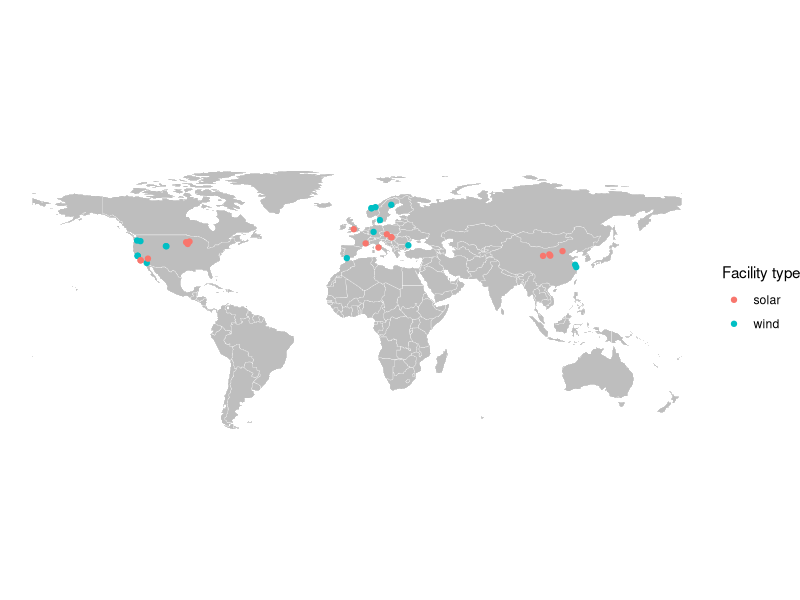
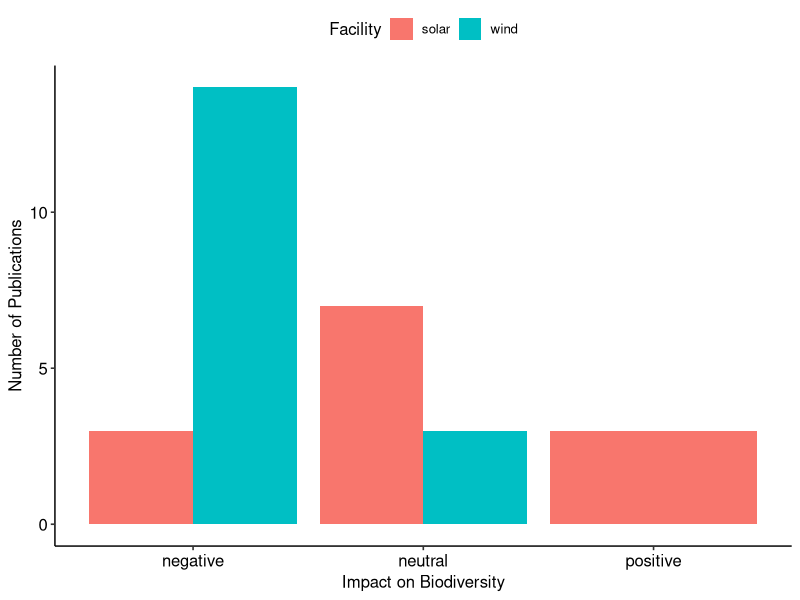
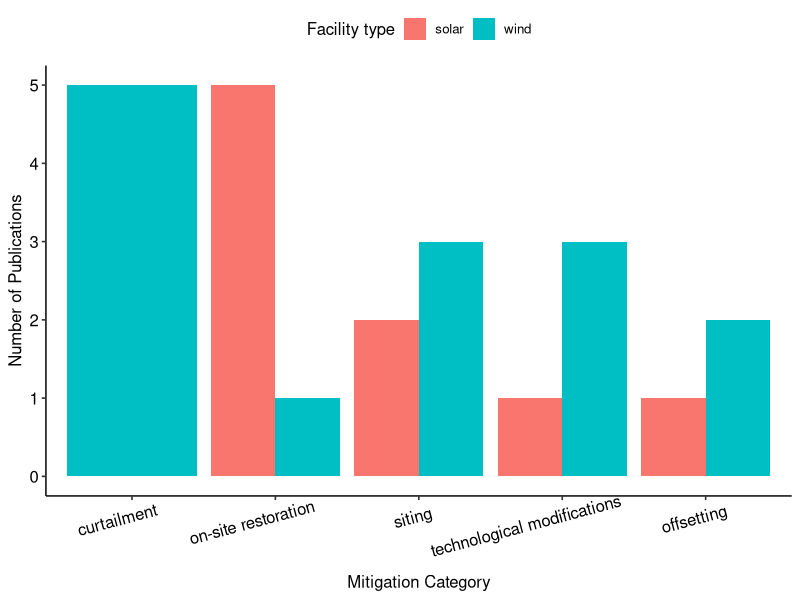
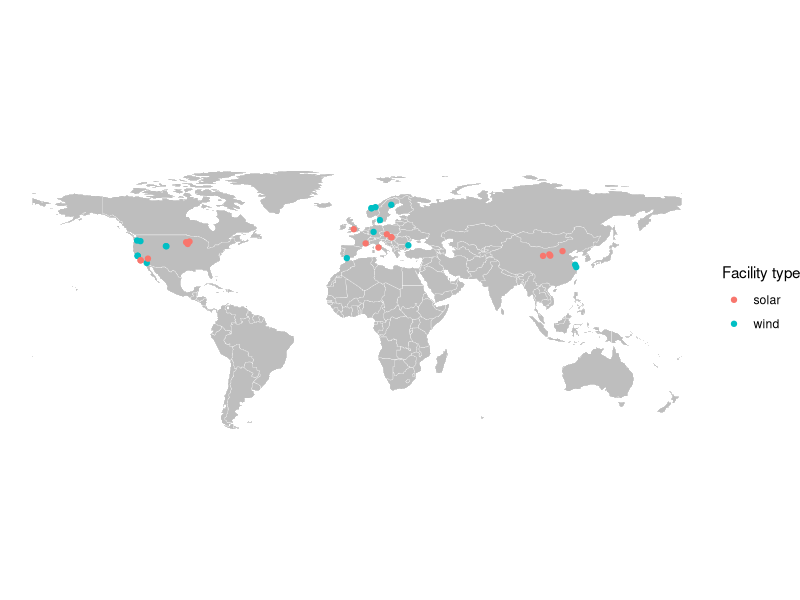
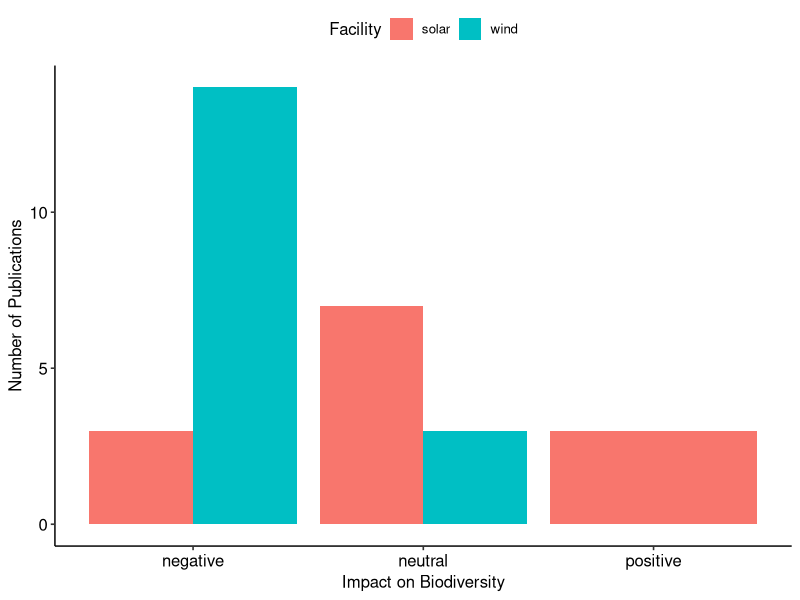
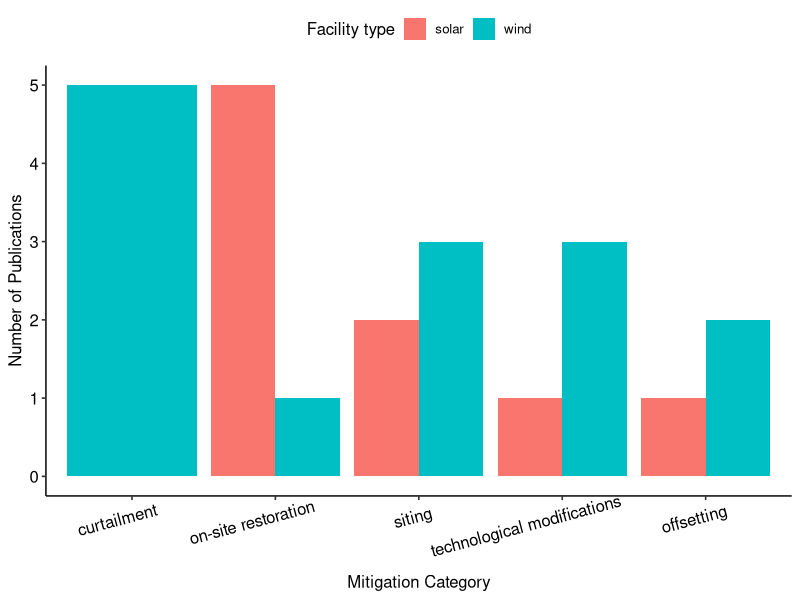
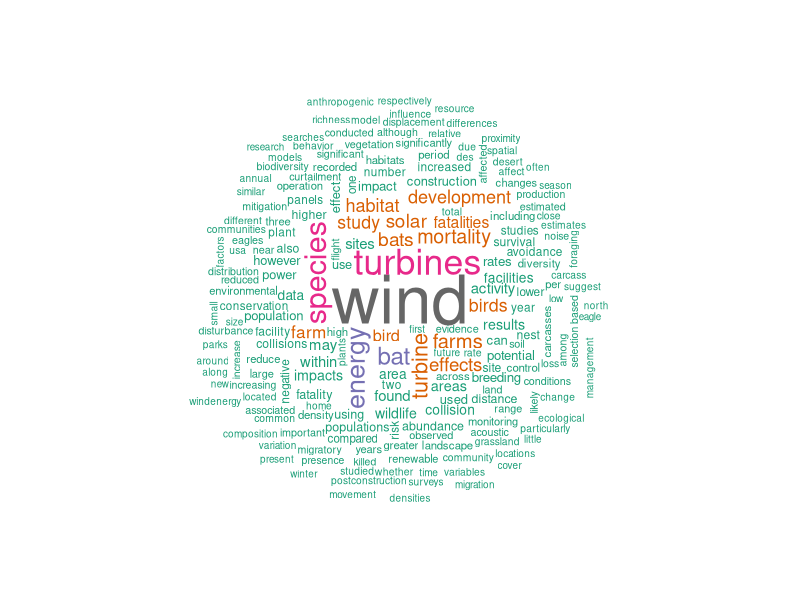
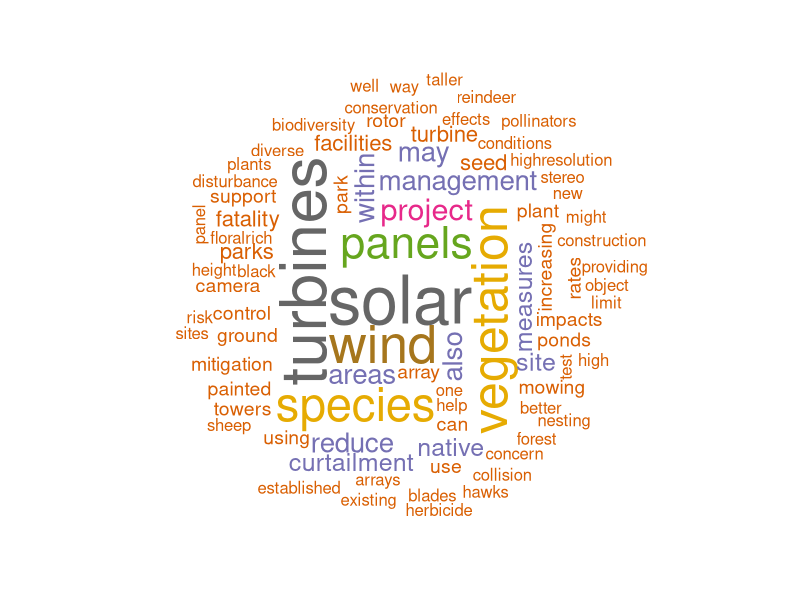

Recreate these plots in R, in order.
# source(scripts/install_packages.R) # uncomment and run to install necessary packages

library(tidyverse)
library(sf)
library(rnaturalearth)
library(ggpubr)
#install.packages("wordcloud")
library(wordcloud)
#install.packages("tm")
library(tm)



#### figures from more final data ####

# get data
sysrevdata <- readr::read_csv("data_input/wind_solar_biodiversity_sysreview_v2_20240930.csv")

# how many papers included currently?

length(unique(sysrevdata$title))
# 315

# filter to just unique papers, then count # wind, # solar
sysrevdata %>%
  dplyr::select(title, wind_solar) %>%
  dplyr::distinct() %>%
  dplyr::select(wind_solar) %>%
  table()
# wind_solar
# solar         wind windandsolar 
# 44          270            1 

# filter to just unique papers, then count # impact, # mitigation
sysrevdata %>%
  dplyr::select(title, topic) %>%
  dplyr::distinct() %>%
  dplyr::select(topic) %>%
  table()
# topic
# impact impactandmitigation          mitigation 
# 275                  20                  20 

# filter to just unique papers, then count wind/solar vs impact/mitigation
sysrevdata %>%
  dplyr::select(title, wind_solar, topic) %>%
  dplyr::distinct() %>%
  dplyr::group_by(wind_solar, topic) %>%
  dplyr::summarise(count_by_windsolarimpactmitigation = n())
# wind_solar   topic               count_by_windsolarimpactmitigation
# <chr>        <chr>                                            <int>
# 1 solar        impact                                              32
# 2 solar        impactandmitigation                                  4
# 3 solar        mitigation                                           8
# 4 wind         impact                                             242
# 5 wind         impactandmitigation                                 16
# 6 wind         mitigation                                          12
# 7 windandsolar impact                                               1


# locations ----

# count where studies located
sysrevdata %>%
  dplyr::select(title, region) %>%
  dplyr::distinct() %>%
  dplyr::select(region) %>%
  table()
# region
# Asia        Europe North America 
# 6            13            11 

# make map of locations of study
# first get world map data without Antarctica (not included)
worldmap <- rnaturalearth::ne_countries() %>% 
  filter(sovereignt != "Antarctica")

# then get spatial version of sys review data where lat/long available
sysrevlatlong <- sysrevdata %>%
  dplyr::select(title, wind_solar, latitude, longitude) %>%
  dplyr::filter(!is.na(latitude)) %>%
  dplyr::distinct() #%>%
  #sf::st_as_sf(coords = c("latitude", "longitude"))

# then plot background world map and points coloured by wind or solar
ggplot() +
  geom_sf(data = worldmap, fill = "grey", colour = "white", linewidth = 0.1) +
  theme_void() +
  geom_point(data = sysrevlatlong, aes(x = longitude, y = latitude, colour = wind_solar)) +
  labs(colour = "Facility type")
ggsave("figures/map_study_locations.png", width = 6, height = 4)
rm(worldmap, sysrevlatlong)



# and table for specific numbers
sysrevdata %>%
  dplyr::select(title, biodiversity_category) %>%
  dplyr::distinct() %>%
  dplyr::filter(!is.na(.$biodiversity_category)) %>% 
  dplyr::select(biodiversity_category) %>% 
  table()
# biodiversity_category
# Bats                       Birds  Invertebrates - Arthropods Invertebrates - Pollinators 
# 4                          11                           2                           1 
# Mammals                      Plants                    Reptiles 
# 2                           9                           1 

# make histogram of effect of wind and solar
sysrevdata %>%
  dplyr::select(title, wind_solar, effect_wind, effect_solar) %>%
  dplyr::distinct() %>%
  dplyr::filter_at(vars(effect_wind, effect_solar), any_vars(!is.na(.))) %>%
  tidyr::unite(col = "effect", effect_wind:effect_solar, na.rm = TRUE) %>%
  ggplot(aes(x = effect, fill = wind_solar)) +
  geom_bar(position = "dodge") +
  ggpubr::theme_pubr() +
  xlab("Impact on Biodiversity") +
  ylab("Number of Publications") +
  scale_fill_discrete(name = "Facility")
ggsave("figures/effect_development_barchart.png", width = 5, height = 4)

# mitigation ----

# now a bar chart showing mitigations suggested, and mitigation heirarchy
# given some have multiple suggestions have to summarise data a bit
sysrevdata %>%
  dplyr::select(title, mitigation_category, wind_solar) %>%
  dplyr::distinct() %>%
  dplyr::filter(!is.na(.$mitigation_category)) %>%
  # Split the categories and unnest them
  dplyr::mutate(mitigation_category = stringr::str_split(mitigation_category, ", ")) %>%
  tidyr::unnest(mitigation_category) %>%
  # Count occurrences of each category
  dplyr::group_by(mitigation_category, wind_solar) %>%
  dplyr::summarise(count = n(), .groups = 'drop') %>%
  ggplot(aes(x = reorder(mitigation_category, -count), y = count, fill = wind_solar)) +
  geom_bar(stat = "identity", position = "dodge") +
  ggpubr::theme_pubr() +
  xlab("Mitigation Category") +
  labs(fill = "Facility type") +
  ggpubr::rotate_x_text(angle = 15, hjust = 0.7, vjust = 0.9) +
  ylab("Number of Publications")
ggsave("figures/mitigation_cat_barplot.png", width = 5, height = 4)

# tables for numbers
sysrevdata %>%
  dplyr::select(title, `mitigation_suggested?`) %>%
  dplyr::distinct() %>%
  dplyr::filter(!is.na(.$`mitigation_suggested?`)) %>% 
  dplyr::select(`mitigation_suggested?`) %>% 
  table()
# mitigation_suggested?
#   no yes 
# 10  20 

# mitigation category
sysrevdata %>%
  dplyr::select(title, mitigation_category, wind_solar) %>%
  dplyr::distinct() %>%
  dplyr::filter(!is.na(.$mitigation_category)) %>%
  # Split the categories and unnest them
  dplyr::mutate(mitigation_category = stringr::str_split(mitigation_category, ", ")) %>%
  tidyr::unnest(mitigation_category) %>%
  # Count occurrences of each category
  dplyr::group_by(mitigation_category, wind_solar) %>%
  dplyr::summarise(count = n(), .groups = 'drop')
# mitigation_category         wind_solar count
# <chr>                       <chr>      <int>
# 1 curtailment                 wind           5
# 2 offsetting                  solar          1
# 3 offsetting                  wind           2
# 4 on-site restoration         solar          5
# 5 on-site restoration         wind           1
# 6 siting                      solar          2
# 7 siting                      wind           3
# 8 technological modifications solar          1
# 9 technological modifications wind           3

# explicit tests of mitigation
sysrevdata %>%
  dplyr::select(title, `mitigation_tested?`) %>%
  dplyr::distinct() %>%
  dplyr::filter(!is.na(.$`mitigation_tested?`)) %>% 
  dplyr::select(`mitigation_tested?`) %>% 
  table()
# mitigation_tested?
#   no yes 
# 23   7 

# explicit tests of mitigation
sysrevdata %>%
  dplyr::select(title, `mitigation_supported_by_explicit_test?`) %>%
  dplyr::distinct() %>%
  dplyr::filter(!is.na(.$`mitigation_supported_by_explicit_test?`)) %>% 
  dplyr::select(`mitigation_supported_by_explicit_test?`) %>% 
  table()
# mitigation_supported_by_explicit_test?
#   no yes 
# 3   7 

# word clouds suck really ----

# okay now let's try to make a word cloud from the abstracts
# Step 1: Create a corpus from the abstract column
corpus <- sysrevdata %>%
  dplyr::select(abstract) %>%
  dplyr::distinct()

corpus <-  tm::Corpus(tm::VectorSource(corpus))

# Step 2: Preprocess the data (convert to lower case, remove punctuation, etc.)
corpus <- tm_map(corpus, content_transformer(tolower))         # Convert to lowercase
corpus <- tm_map(corpus, removePunctuation)                    # Remove punctuation
corpus <- tm_map(corpus, removeNumbers)                        # Remove numbers
corpus <- tm_map(corpus, removeWords, stopwords("english"))    # Remove common stopwords
corpus <- tm_map(corpus, stripWhitespace)                      # Remove extra white spaces

# Step 3: Create a Document-Term Matrix
dtm <- tm::TermDocumentMatrix(corpus)
matrix <- as.matrix(dtm)
word_freqs <- sort(rowSums(matrix), decreasing = TRUE)  # Sum term frequencies
df_word_freqs <- data.frame(word = names(word_freqs), freq = word_freqs)

# Step 4: Generate the word cloud
set.seed(1234)  # For reproducibility
png("figures/wordcloud_abstract.png", width = 800, height = 800, res = 300)
wordcloud::wordcloud(words = df_word_freqs$word, freq = df_word_freqs$freq, 
          min.freq = 3,                              # Minimum frequency to include
          max.words = 200,                           # Maximum number of words in the cloud
          random.order = FALSE,                      # Arrange largest words centrally
          colors = brewer.pal(8, "Dark2"))           # Color palette
dev.off()

# needs lots more cleaning, ah well. what about mitigation text?

# Step 1: Create a corpus from the abstract column
corpus <- sysrevdata %>%
  dplyr::select(mitigation_text) %>%
  dplyr::distinct()

corpus <-  tm::Corpus(tm::VectorSource(corpus))

# Step 2: Preprocess the data (convert to lower case, remove punctuation, etc.)
corpus <- tm_map(corpus, content_transformer(tolower))         # Convert to lowercase
corpus <- tm_map(corpus, removePunctuation)                    # Remove punctuation
corpus <- tm_map(corpus, removeNumbers)                        # Remove numbers
corpus <- tm_map(corpus, removeWords, stopwords("english"))    # Remove common stopwords
corpus <- tm_map(corpus, stripWhitespace)                      # Remove extra white spaces

# Step 3: Create a Document-Term Matrix
dtm <- tm::TermDocumentMatrix(corpus)
matrix <- as.matrix(dtm)
word_freqs <- sort(rowSums(matrix), decreasing = TRUE)  # Sum term frequencies
df_word_freqs <- data.frame(word = names(word_freqs), freq = word_freqs)

# Step 4: Generate the word cloud
set.seed(1234)  # For reproducibility
png("figures/wordcloud_mitigationtext.png", width = 800, height = 800, res = 300)
wordcloud::wordcloud(words = df_word_freqs$word, freq = df_word_freqs$freq, 
                     min.freq = 3,                              # Minimum frequency to include
                     max.words = 200,                           # Maximum number of words in the cloud
                     random.order = FALSE,                      # Arrange largest words centrally
                     colors = brewer.pal(8, "Dark2"))           # Color palette
dev.off()

# okay yes word clouds maybe are just a bit too random to generate much of any
# insight, and need too much cleaning

rm(word_freqs, matrix, dtm, df_word_freqs, corpus)
